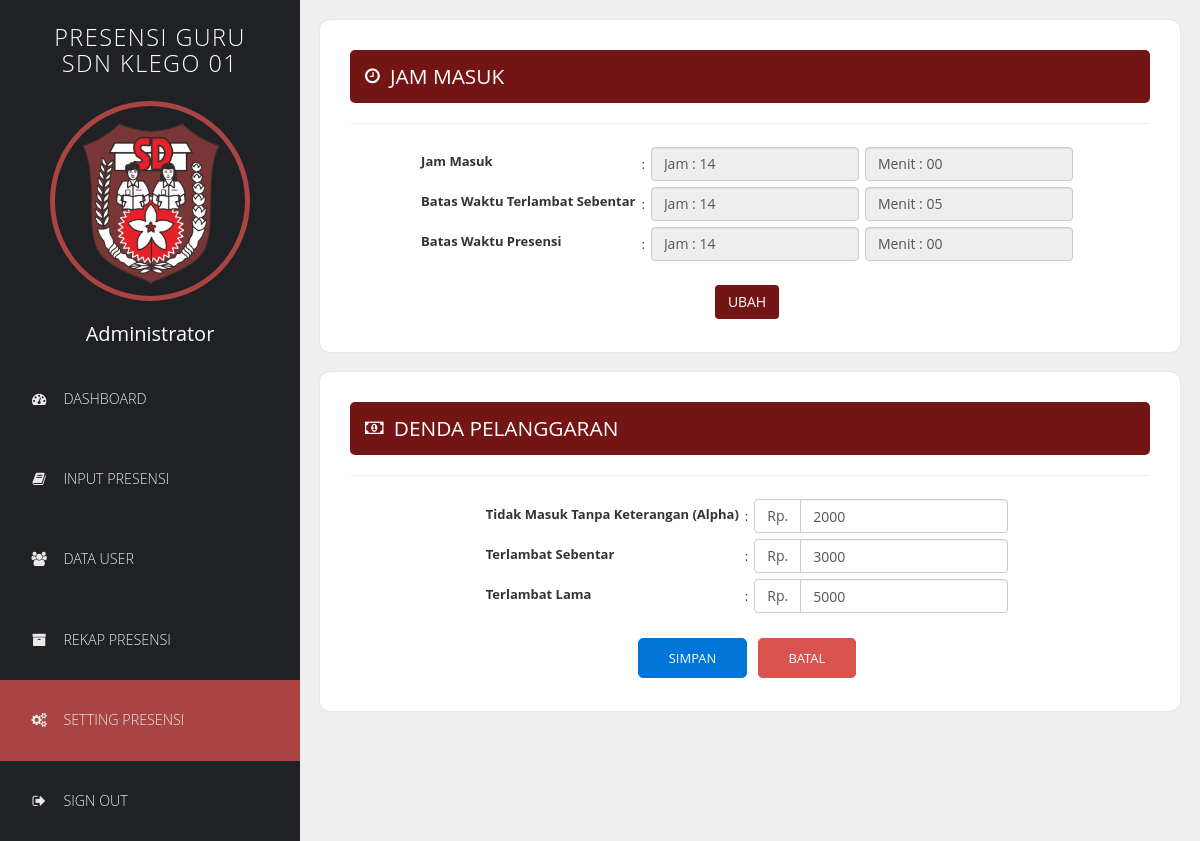
The app's page /administrator.php?type=setting&form3=edit_denda (signed in) with its own data.
### tables this page shows
CREATE TABLE `setting` (
  `no` int(2) NOT NULL,
  `jam_presensi` int(2) UNSIGNED ZEROFILL NOT NULL,
  `menit_presensi` int(2) UNSIGNED ZEROFILL NOT NULL,
  `telat_jam_presensi` int(2) UNSIGNED ZEROFILL NOT NULL,
  `telat_menit_presensi` int(2) UNSIGNED ZEROFILL NOT NULL,
  `denda_alpha` bigint(11) NOT NULL,
  `denda_telat_sebentar` bigint(11) NOT NULL,
  `denda_telat_lama` bigint(11) NOT NULL,
  `jam_batas_presensi` int(2) UNSIGNED ZEROFILL NOT NULL,
  `menit_batas_presensi` int(2) UNSIGNED ZEROFILL NOT NULL
);

### admin/setting/lihat_jam_presensi.php (the view, shortened to what this page needs)
<?php
$lihat = mysqli_query($database, "select * from setting where no='1'");
$data = mysqli_fetch_array($lihat);
?>
<div class="templatemo-content-widget white-bg col-2" style="position:inherit">
	<div style="background-color: #731514; padding: 15px; color: #fff; border-radius: 5px;">
		<i class="fa fa-clock-o fa-lg"></i> &nbsp
		<h2 class="templatemo-inline-block">JAM MASUK</h2>
	</div>
	<hr>
	<table class="ttable table_input" align="center">
		<tr>
			<td><label for="jam">Jam Masuk</label></td>
			<td>:</td>
			<td><input type="text" class="form-control" value="Jam : <?php echo $data['jam_presensi']; ?>" disabled>
			</td>
			<td><input type="text" class="form-control" value="Menit : <?php echo $data['menit_presensi']; ?>" disabled>
			</td>
		</tr>
		<tr>
			<td><label for="tjam">Batas Waktu Terlambat Sebentar</label></td>
			<td>:</td>
			<td><input type="text" class="form-control" value="Jam : <?php echo $data['telat_jam_presensi']; ?>" disabled>
			</td>
			<td><input type="text" class="form-control" value="Menit : <?php echo $data['telat_menit_presensi']; ?>" disabled>
			</td>
		</tr>
		<tr>
			<td><label for="tjam">Batas Waktu Presensi</label></td>
			<td>:</td>
			<td><input type="text" class="form-control" value="Jam : <?php echo $data['jam_batas_presensi']; ?>" disabled>
			</td>
			<td><input type="text" class="form-control" value="Menit : <?php echo $data['menit_batas_presensi']; ?>" disabled>
			</td>
		</tr>
		<tr>
			<td colspan="4"><br>
				<center><a href="administrator.php?type=setting&form=edit_jam_presensi"><input type="submit" name="kirim" value="UBAH" class="btn" style="background-color: #731514; color: #fff;"></a></CENTER>
			<td>
		</tr>
	</table>
</div>

### admin/setting/ubah_denda.php (shortened to what this page needs)
<?php
$lihat = mysqli_query($database, "select * from setting where no='1'");
$data = mysqli_fetch_array($lihat);
?>
<div class="templatemo-content-widget white-bg col-2" style="position:inherit">
	<div style="background-color: #731514; padding: 15px; color: #fff; border-radius: 5px;">
		<i class="fa fa-money fa-lg"></i> &nbsp
		<h2 class="templatemo-inline-block">DENDA PELANGGARAN</h2>
	</div>
	<hr>
	<form action="" method="post">
		<table class="ttable table_input" align="center">
			<tr>
				<td><label for="jam">Tidak Masuk Tanpa Keterangan (Alpha)</label></td>
				<td>:</td>
				<td>
					<div class="input-group">
						<span class="input-group-addon">
							Rp.
						</span>
						<input class="form-control" type="text" value="<?php echo $data['denda_alpha']; ?>" name="alpha" title="harus diisi" required="">
					</div>
				</td>
			</tr>
			<tr>
				<td><label for="tjam">Terlambat Sebentar</label></td>
				<td>:</td>
				<td>
					<div class="input-group">
						<span class="input-group-addon">
							Rp.
						</span>
						<input class="form-control" type="text" value="<?php echo $data['denda_telat_sebentar']; ?>" name="ts" title="harus diisi" required="">
					</div>
				</td>
			</tr>
			<tr>
				<td><label for="tjam">Terlambat Lama</label></td>
				<td>:</td>
				<td>
					<div class="input-group">
						<span class="input-group-addon">
							Rp.
						</span>
						<input class="form-control" type="text" value="<?php echo $data['denda_telat_lama']; ?>" name="tl" title="harus diisi" required="">
					</div>
				</td>
			</tr>
			<tr>
			<tr>
				<td colspan="4"><br>
					<center><input class="blue1-button" type="submit" name="kirim" value="SIMPAN"> &nbsp <a href="administrator.php?type=setting" value="UBAH" class="red-button">BATAL</a></CENTER>
				<td>
		</table>
	</form>
</div>

### css/templatemo-style.css (style rules this page uses)
* { font-family: "Open Sans", sans-serif; }
body { font-size: 13px; }
body, .templatemo-left-nav { background: #1f2124; }
h1, h2, h3 { margin: 0; }
h2 { font-size: 1.6em; }
.templatemo-inline-block { display: inline-block; vertical-align: middle; }
.white-bg { background-color: white; }
.col-2 { -webkit-flex: 2; -ms-flex: 2; flex: 2; }
.templatemo-content-widget { border-radius: 10px; padding: 30px; position: static; margin: 10px; box-shadow: 0px 0px 1px 1px rgba(161, 159, 159, 0.1); }
.input-group-addon { background: none; }
table.table_input tr td { padding: 3px; }
a { cursor: pointer; }
th, td { white-space: nowrap; }

### css/custom.css (style rules this page uses)
.blue1-button { background-color: #0275d8; border: 1px solid #0275d8; color: white; border-radius: 5px; padding: 10px 30px; text-transform: uppercase; transition: all 0.3s ease; }
.red-button { background-color: #d9534f; border: 1px solid #d9534f; color: white; border-radius: 5px; padding: 10px 30px; text-transform: uppercase; transition: all 0.3s ease; }

### records on screen
setting: jam_presensi "Jam : 14", menit_presensi "Menit : 00", telat_jam_presensi "Jam : 14", telat_menit_presensi "Menit : 05", jam_batas_presensi "Jam : 14", menit_batas_presensi "Menit : 00", alpha "2000", ts "3000", tl "5000"
